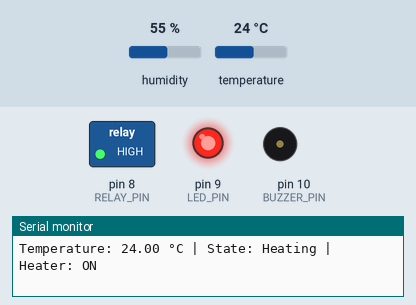
Simulated run of this program. Board: Arduino Uno, built with avr-gcc and run on an emulated ATmega328P. On the bench: switched loads named in the program (green lamp = pin HIGH), output pins drawn as LEDs (lit = HIGH), buzzer (waves = sounding), the last lines printed to the serial monitor. Dashed ring = blinking. The test bench sets the inputs (shaded band); at power-on: temperature 24 °C, humidity 55 %.

Above: at 6.8 s.
6.9 s: temperature set to 28.1 °C
12.3 s: temperature set to 29.3 °C
At 17.6 s:
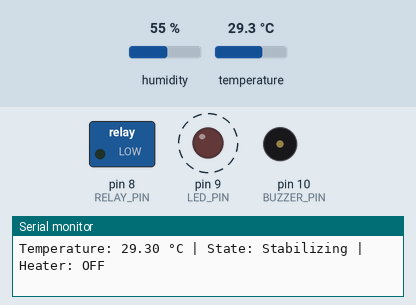
17.7 s: temperature set to 30.5 °C
At 18.6 s:
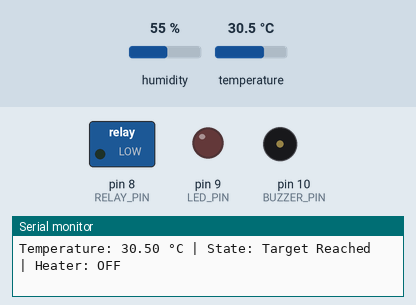
23.1 s: temperature set to 39.5 °C
28.5 s: temperature set to 40.8 °C
At 30.05 s:
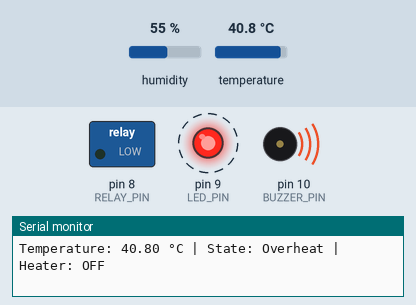
Timing chart, 0 to 34.9 s (numbered marks = the images above; inputs shaded):
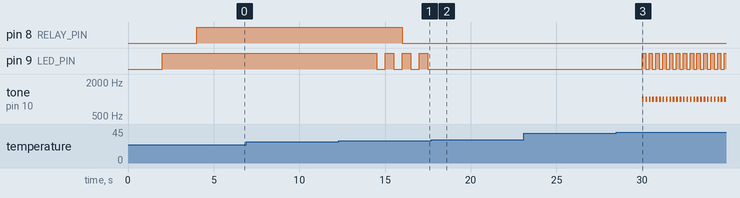

The program:

main.cpp
```cpp
#include <DHT.h>
#include <TimerOne.h>  // For timer interrupt


#define DHTPIN 2            // DHT22 Data pin
#define DHTTYPE DHT22       // DHT22 sensor type
#define RELAY_PIN 8         // Relay pin
#define LED_PIN 9           // LED pin
#define BUZZER_PIN 10       // Buzzer pin

//  Thresholds
#define TARGET_TEMP 30.0    // Target temperature in Celsius
#define HYSTERESIS 1.0      // ±1°C around target to stabilize
#define OVERHEAT_TEMP 40.0  // Overheat threshold


DHT dht(DHTPIN, DHTTYPE);
volatile bool updateFlag = false;  // Timer interrupt flag

enum State {
  IDLE,
  HEATING,
  STABILIZING,
  TARGET_REACHED,
  OVERHEAT
};

State currentState = IDLE;

//Function
void updateState(float temp);
void logStatus(float temp);
void updateFeedback();
void timerISR();

void setup() {
  Serial.begin(9600);
  dht.begin();

  pinMode(RELAY_PIN, OUTPUT);
  pinMode(LED_PIN, OUTPUT);
  pinMode(BUZZER_PIN, OUTPUT);

  // timer interrupt (2-second)
  Timer1.initialize(2000000);  // 2,000,000 microseconds = 2 seconds
  Timer1.attachInterrupt(timerISR);

  Serial.println("System Initialized.");
}

void loop() {
  if (updateFlag) {
    float temperature = dht.readTemperature();

    if (isnan(temperature)) {
      Serial.println("Failed to read from DHT sensor!");
      digitalWrite(RELAY_PIN, LOW);
      digitalWrite(LED_PIN, LOW);
      noTone(BUZZER_PIN);
      currentState = IDLE;
    } else {
      updateState(temperature);
      logStatus(temperature);
    }
    updateFlag = false;  // Reset flag
  }

  updateFeedback();  //update LED/buzzer
}

// Timer ISR (runs every 2 seconds)
void timerISR() {
  updateFlag = true;
}

//State Machine
void updateState(float temp) {
  switch (currentState) {
    case IDLE:
      if (temp < TARGET_TEMP - HYSTERESIS) {
        currentState = HEATING;
      }
      break;

    case HEATING:
      digitalWrite(RELAY_PIN, HIGH);  // Heater ON

      if (temp >= OVERHEAT_TEMP) {
        currentState = OVERHEAT;
      } else if (temp >= TARGET_TEMP - HYSTERESIS) {
        currentState = STABILIZING;
      }
      break;

    case STABILIZING:
      digitalWrite(RELAY_PIN, LOW);   // Heater OFF

      if (temp >= OVERHEAT_TEMP) {
        currentState = OVERHEAT;
      } else if (temp >= TARGET_TEMP && temp <= TARGET_TEMP + HYSTERESIS) {
        currentState = TARGET_REACHED;
      } else if (temp < TARGET_TEMP - HYSTERESIS) {
        currentState = HEATING;
      }
      break;

    case TARGET_REACHED:
      digitalWrite(RELAY_PIN, LOW);   // Heater OFF

      if (temp >= OVERHEAT_TEMP) {
        currentState = OVERHEAT;
      } else if (temp < TARGET_TEMP - HYSTERESIS) {
        currentState = HEATING;
      }
      break;

    case OVERHEAT:
      digitalWrite(RELAY_PIN, LOW);   // Heater OFF
      if (temp < OVERHEAT_TEMP - 2) {
        currentState = IDLE;
      }
      break;
  }
}

//LED/Buzzer Feedback
void updateFeedback() {
  static unsigned long lastBlinkTime = 0;
  static bool ledState = false;

  switch (currentState) {
    case IDLE:
      digitalWrite(LED_PIN, LOW);
      noTone(BUZZER_PIN);
      break;

    case HEATING:
      // Solid LED (heating in progress)
      digitalWrite(LED_PIN, HIGH);
      noTone(BUZZER_PIN);
      break;

    case STABILIZING:
      // Slow blink (500ms interval)
      if (millis() - lastBlinkTime >= 500) {
        ledState = !ledState;
        digitalWrite(LED_PIN, ledState);
        lastBlinkTime = millis();
      }
      noTone(BUZZER_PIN);
      break;

    case TARGET_REACHED:
      // LED off (target reached)
      digitalWrite(LED_PIN, LOW);
      noTone(BUZZER_PIN);
      break;

    case OVERHEAT:
      // Fast blink (200ms) + buzzer beep
      if (millis() - lastBlinkTime >= 200) {
        ledState = !ledState;
        digitalWrite(LED_PIN, ledState);
        tone(BUZZER_PIN, 1000, 100);  // 1kHz beep for 100ms
        lastBlinkTime = millis();
      }
      break;
  }
}

//Logging
void logStatus(float temp) {
  String stateStr;
  switch (currentState) {
    case IDLE: stateStr = "Idle"; break;
    case HEATING: stateStr = "Heating"; break;
    case STABILIZING: stateStr = "Stabilizing"; break;
    case TARGET_REACHED: stateStr = "Target Reached"; break;
    case OVERHEAT: stateStr = "Overheat"; break;
  }

  Serial.print("Temperature: ");
  Serial.print(temp);
  Serial.print(" °C | State: ");
  Serial.print(stateStr);
  Serial.print(" | Heater: ");
  Serial.println(digitalRead(RELAY_PIN) ? "ON" : "OFF");
}
```

Measured:
- the behaviour switches between 28.9 and 29 °C on temperature (found by bisection; images 0 and 1)
- the behaviour switches between 29.9 and 30 °C on temperature (found by bisection; images 1 and 2)
- the behaviour switches between 39.9 and 40 °C on temperature (found by bisection; images 2 and 3)
- after the input at 12.3 s, pin 8 (RELAY_PIN): HIGH → LOW after 3.7 s; pin 9 (LED_PIN): alternates HIGH for 0.50 s and LOW for 0.50 s, starting after 2.2 s
- after the input at 17.7 s, pin 9 (LED_PIN): stops changing and stays LOW
- after the input at 28.5 s, pin 9 (LED_PIN): alternates HIGH for 0.20 s and LOW for 0.20 s, starting after 1.5 s; tone on pin 10 (BUZZER_PIN): alternates 1000 Hz for 0.10 s and silent for 0.10 s, starting after 1.5 s
